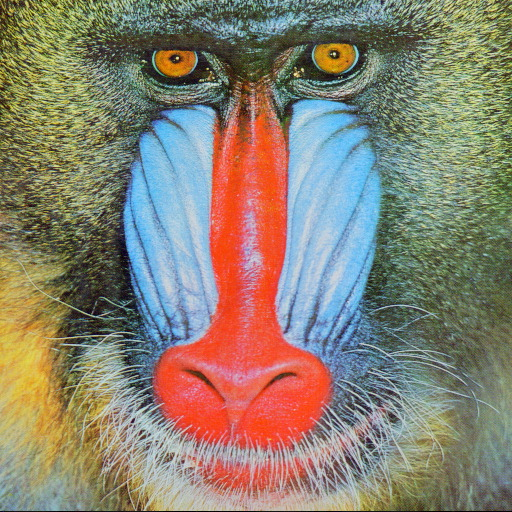
#> input picture media/images/baboon.jpg, 512 x 512 px
$ jupyter execute classical_computer_vision.ipynb
#> lines starting #> are read from the running program, lines starting #| are printed output that depends on the picture; after the words box and inside, x2 and y2 are one past the last pixel; in counts of white or black regions, pixels touching at a corner belong together
[cell 1]
import cv2 as cv
import matplotlib.pyplot as plt
import numpy as np

[cell 2]
#Convert image to RGB from BGR to plot in matplot
def matlabPlot(img, title='blank'):
    h, w = img.shape[:2]
    dpi = 100  # screen dots per inch
    plt.figure(figsize=(w/dpi, h/dpi), dpi=dpi)
    img_rgb = cv.cvtColor(img, cv.COLOR_BGR2RGB)
    plt.imshow(img_rgb)
    plt.title(title)
    plt.axis("off")
    plt.subplots_adjust(left=0, right=1, top=1, bottom=0)
    plt.show()

Edge detection

[cell 3]
# Canny
img = cv.imread('../media/images/baboon.jpg')
#> img is the input picture: shape (512, 512, 3); mean B, G, R 112.9, 129.1, 137.1
canny = cv.Canny(img, 125, 175)
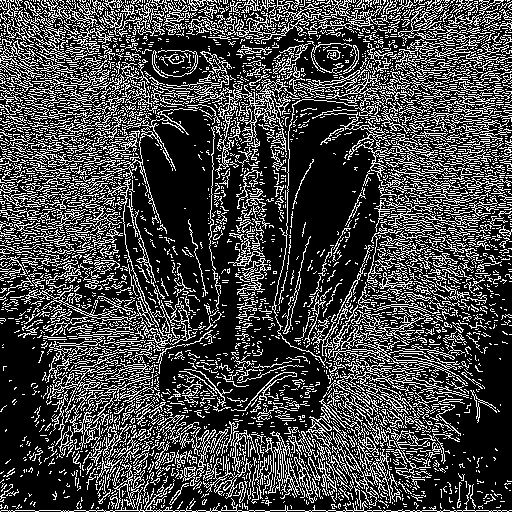
#> canny: shape (512, 512); 26.8% white in thin lines or dots
matlabPlot(canny, 'edges')
#> in matlabPlot, `img_rgb = cv.cvtColor(img, cv.COLOR_BGR2RGB)`: img_rgb: shape (512, 512, 3); 26.8% white in thin lines or dots
img_blur = cv.GaussianBlur(img, (7,7), cv.BORDER_DEFAULT)
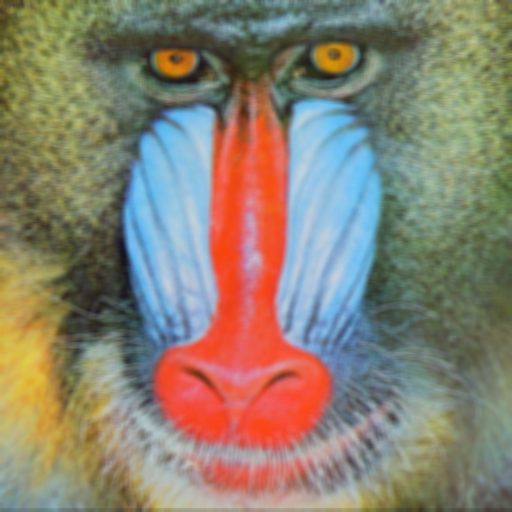
#> img_blur: shape (512, 512, 3); mean B, G, R 112.9, 129.3, 137.2
canny2 = cv.Canny(img_blur, 125, 175) #blur reduces edges
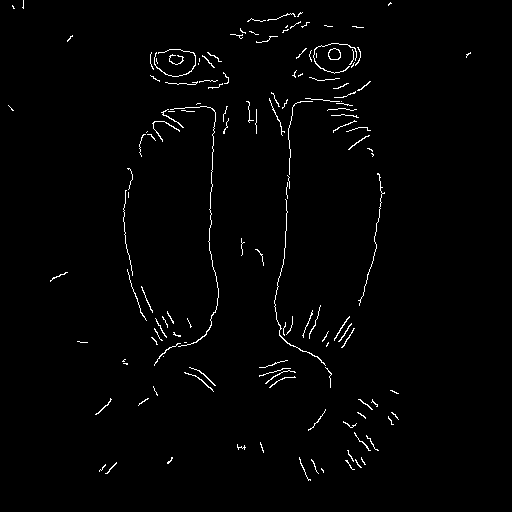
#> canny2: shape (512, 512); 1.5% white in thin lines or dots, all inside (x1, y1, x2, y2) = (8, 0, 471, 481)
matlabPlot(canny2, 'blur edges')

Morphological Operations

[cell 4]
# Dialation and Erosion, closing
dialated = cv.dilate(canny2, (7,7), iterations=3)
#> dialated: shape (512, 512); 3.7% white; 104 white regions (6 under 20 px), largest, box (x1, y1, x2, y2) and area: (274, 91, 357, 391) 1139, (154, 103, 219, 369) 1016, (313, 43, 361, 77) 477
matlabPlot(dialated, 'dialated')

eroded = cv.erode(dialated, (7,7), iterations=3)
#> eroded: shape (512, 512); 1.6% white in thin lines or dots, all inside (x1, y1, x2, y2) = (8, 0, 471, 484)
matlabPlot(eroded, 'eroded')

[cell 5]
# Dialation and Erosion, opening
eroded = cv.erode(canny2, (3,3), iterations=2)
#> eroded: shape (512, 512); 0.33% white in thin lines or dots, all inside (x1, y1, x2, y2) = (13, 0, 396, 475)
matlabPlot(eroded, 'eroded')

dialated = cv.dilate(eroded, (3,3), iterations=2)
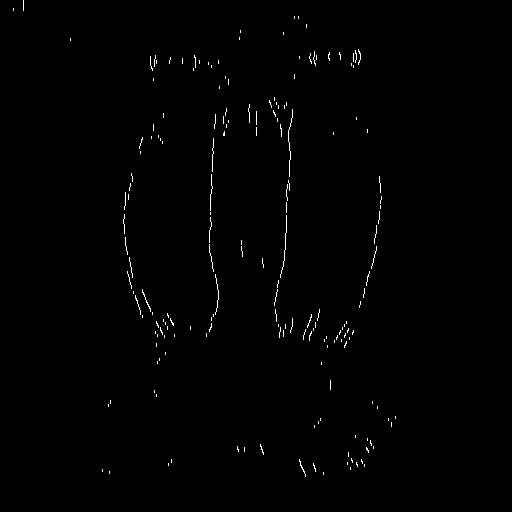
#> dialated: shape (512, 512); 0.6% white in thin lines or dots, all inside (x1, y1, x2, y2) = (13, 0, 396, 477)
matlabPlot(dialated, 'dialated')

Contour Detection

[cell 6]
img = cv.imread('../media/images/butterfly.jpg')
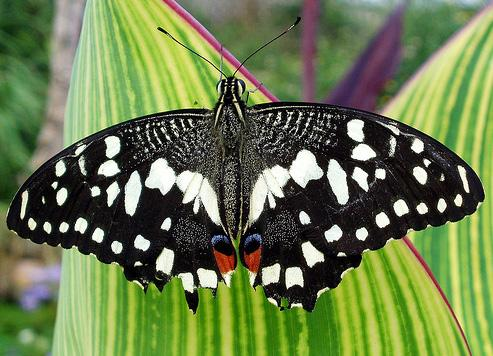
#> input picture media/images/butterfly.jpg, 493 x 356 px
#> img is the input picture: shape (356, 493, 3); mean B, G, R 77.2, 123.6, 107
matlabPlot(img, 'original')
gray = cv.cvtColor(img, cv.COLOR_BGR2GRAY)
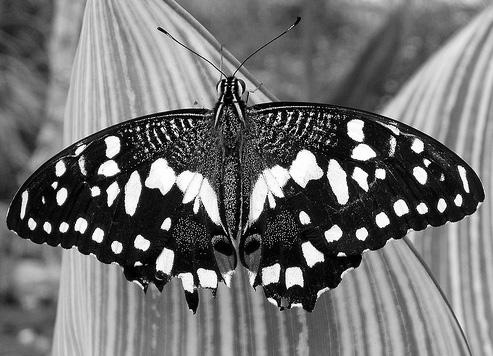
#> gray: shape (356, 493); min 0, max 255, mean 113.3
matlabPlot(gray, 'gray')
blur = cv.GaussianBlur(gray, (5,5), cv.BORDER_DEFAULT)
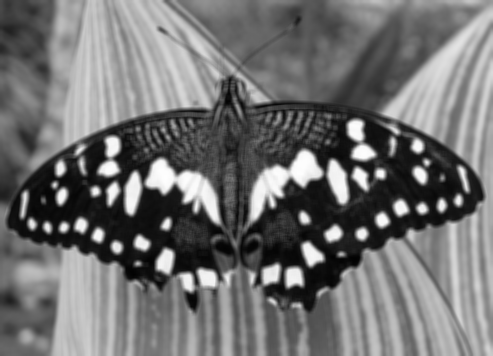
#> blur: shape (356, 493); min 2, max 254, mean 113.3
matlabPlot(blur, 'blur')
canny = cv.Canny(blur, 125, 175)
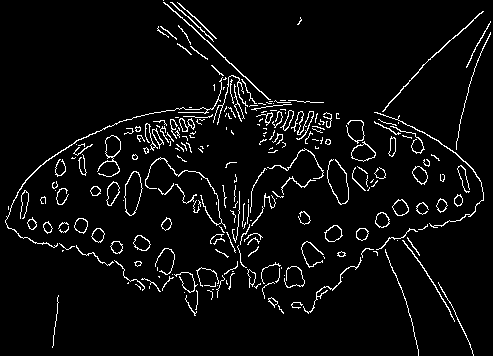
#> canny: shape (356, 493); 4.8% white in thin lines or dots
matlabPlot(canny, 'canny')
#> in matlabPlot (call 10), `img_rgb = cv.cvtColor(img, cv.COLOR_BGR2RGB)`: img_rgb: shape (356, 493, 3); 4.8% white in thin lines or dots
contours, hierarchies = cv.findContours(canny, cv.RETR_LIST, cv.CHAIN_APPROX_SIMPLE)
#> contours = 284 contours, 207 with area under 20; largest, box (x1, y1, x2, y2) and area: (124, 171, 143, 216) 536, (124, 171, 143, 216) 518, (351, 141, 376, 162) 297, (97, 135, 121, 177) 280, (351, 143, 376, 162) 276
print(f'{len(contours)} contours')
#| 284 contours
ret, thresh = cv.threshold(gray, 125, 255, cv.THRESH_BINARY)
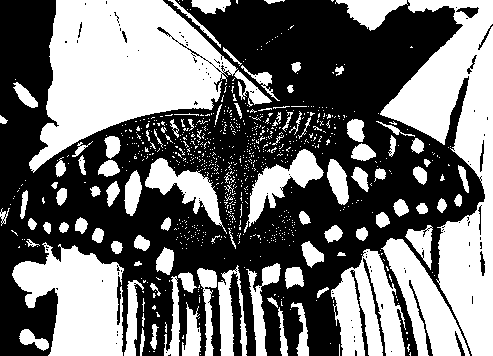
#> thresh: shape (356, 493); 44.4% white; 869 white regions (770 under 20 px), largest, box (x1, y1, x2, y2) and area: (29, 0, 272, 173) 20080, (380, 0, 493, 356) 16763, (12, 242, 124, 356) 8026
matlabPlot(thresh, 'thresh')
#> in matlabPlot (call 11), `img_rgb = cv.cvtColor(img, cv.COLOR_BGR2RGB)`: img_rgb: shape (356, 493, 3); 44.4% white; 869 white regions (770 under 20 px)

contours2, hierarchies2 = cv.findContours(thresh, cv.RETR_LIST, cv.CHAIN_APPROX_SIMPLE)
#> contours2 = 1071 contours, 977 with area under 20; largest, box (x1, y1, x2, y2) and area: (29, 0, 272, 173) 19932, (380, 0, 493, 356) 16626, (12, 242, 124, 356) 7762, (331, 249, 406, 356) 4562, (381, 238, 470, 356) 3979
print(f'{len(contours)} contours 2')
#| 284 contours 2

blank = np.zeros(img.shape, dtype='uint8')

cv.drawContours(blank, contours, -1, (0,0,255), 1)
matlabPlot(blank, 'contours')

cv.drawContours(blank, contours2, -1, (0,0,255), 1)
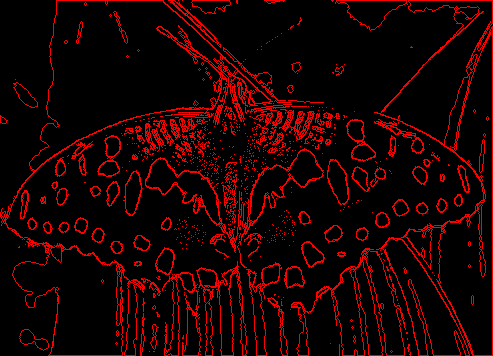
#> blank: shape (356, 493, 3); mean of channels 0, 1, 2 0, 0, 27; drawn as B, G, R
matlabPlot(blank, 'contours 2')
